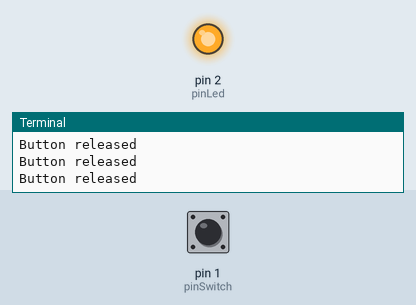
The program below on a simulated Raspberry Pi (wiringPi pin numbers). Parts: output pins drawn as LEDs (lit = HIGH), the last lines printed to the terminal. Inputs (shaded band) come from the test bench; at power-on: pin 1 (pinSwitch) HIGH. Pin numbers are wiringPi numbers.

Above: at 1.2 s.
1.3 s: pin 1 (pinSwitch) pulled LOW for 0.35 s
At 1.95 s:
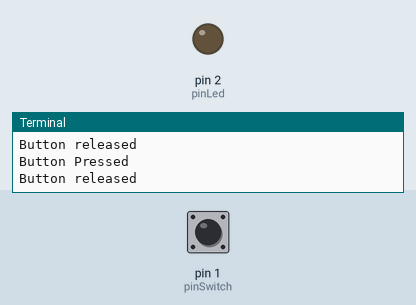
3.3 s: pin 1 (pinSwitch) pulled LOW for 3.2 s
At 8.3 s:
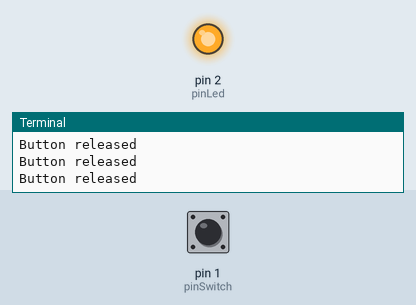
Timing chart, 0 to 9.8 s (numbered marks = the images above; inputs shaded):
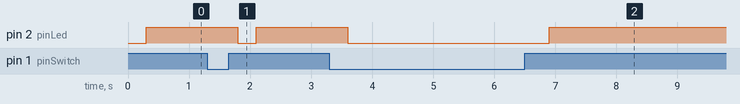

Measured:
- after the input at 1.3 s, pin 2 (pinLed): HIGH → LOW after 0.50 s, → HIGH 0.30 s later
- after the input at 3.3 s, pin 2 (pinLed): HIGH → LOW after 0.30 s, → HIGH 3.3 s later

The program:

les3_input.py
```python
import time
import wiringpi
import sys

#SETUP
print("Start")
pinLed = 2
pinSwitch = 1
wiringpi.wiringPiSetup()
wiringpi.pinMode(pinLed, 1)            # Set pin to mode 1 ( OUTPUT )
wiringpi.pinMode(pinSwitch, 0)         # Set pin to mode 0 ( INPUT )

#infinite loop - stop using CTRL-C
while True:
    if(wiringpi.digitalRead(pinSwitch) == 0): #input is active low
        print("Button Pressed")
        time.sleep(0.3) #anti bouncing
        wiringpi.digitalWrite(pinLed, 0)    # Write 1 ( HIGH ) to LED
    else:
        print("Button released")
        time.sleep(0.3) #anti bouncing
        wiringpi.digitalWrite(pinLed, 1)    # Write 0 ( LOW ) to LED
```
